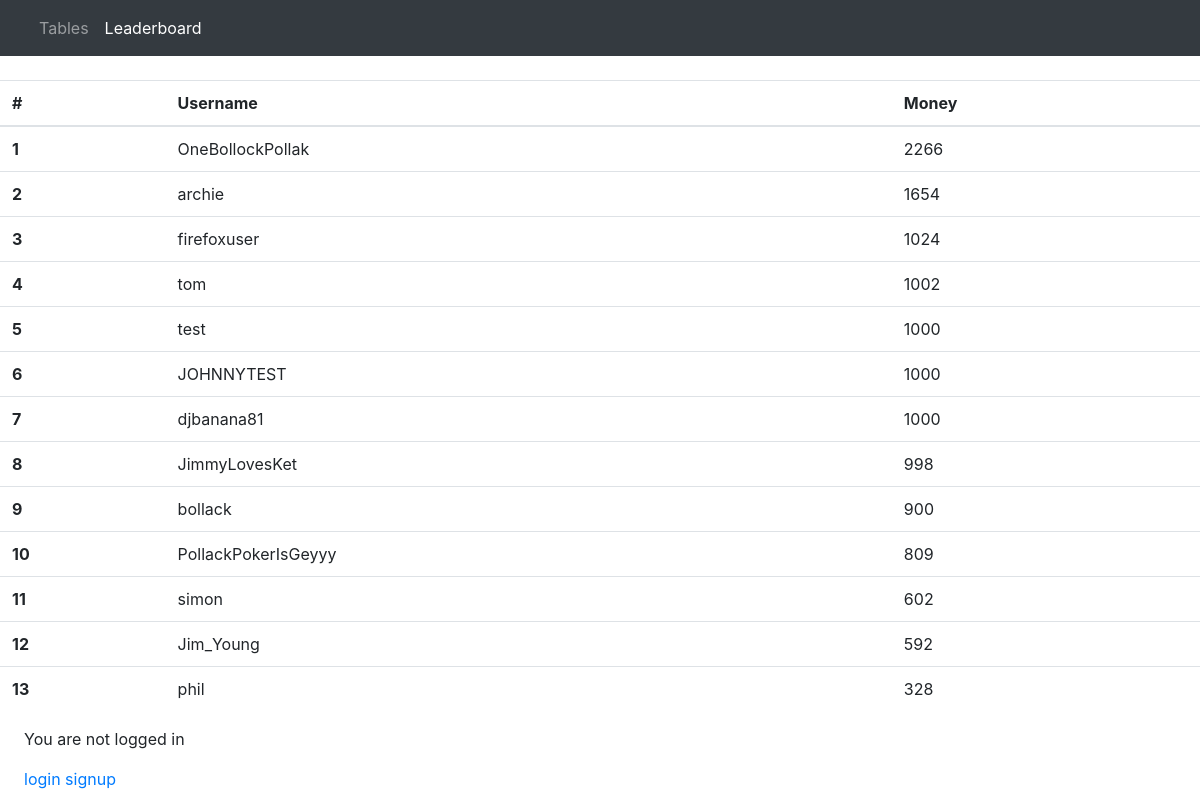
The app's page /leaderboard with its own data.
### accounts/models.py (models this page shows)
class CustomUser(AbstractUser):
    money = models.PositiveSmallIntegerField(default=1000)

### leaderboard/views.py (the view)
# urls.py: path('leaderboard', views.leaderboard, name='leaderboard'),
def leaderboard(request):
    users = CustomUser.objects.filter().values('username', 'money').order_by('-money')
    context = {
        'users': users
    }
    return render(request, 'leaderboard.html', context)

### tables/templatetags/tags.py (called while the page is built)
@register.simple_tag
def active(request, pattern):
    stringPattern = '^' + pattern + '$'
    if re.search(stringPattern, request.path):
        return 'nav-item active'
    return 'nav-item'

### templates/leaderboard.html
{% extends "base.html" %}
{% block pageContent %}
    <table class="table">
        <thead>
            <tr class='clickable-row' data-href='url://'>
                <th scope="col">#</th>
                <th scope="col">Username</th>
                <th scope="col">Money</th>
            </tr>
        </thead>
        <tbody>
            {% for player in users %}
                <tr onclick="window.location.href = '{% url 'profile' username=player.username %}';">
                    <th scope="row">{{ forloop.counter }}</th>
                    <td>{{ player.username }}</td>
                    <td>{{ player.money }}</td>
                </tr>
            {% endfor %}
        </tbody>
    </table>
{% endblock %}

### templates/base.html (shortened to what this page needs)
<head>
  <link href="https://stackpath.bootstrapcdn.com/bootstrap/4.3.1/css/bootstrap.min.css" rel="stylesheet">
</head>
{% load tags %}
{% url 'index' as index %}
{% url 'leaderboard' as leaderboard %}
{% url 'profile' username=user.username as profile %}
<nav class="navbar navbar-expand-sm bg-dark navbar-dark">
  <div class="container-fluid">
    <ul class="navbar-nav">
        <li class="{% active request index %}">
            <a class="nav-link" href="{{ index }}">Tables</a>
        </li>
        <li class="{% active request leaderboard %}">
            <a class="nav-link" href="{{ leaderboard }}">Leaderboard</a>
        </li>
      </ul>
    <ul class="nav navbar-nav navbar-right">
      <li class="{% active request profile %}">
          <a class="nav-link" href="{{ profile }}">{{ user.get_username }}</a>
      </li>
    </ul>
  </div>
</nav>
{% block pageContent %}{% endblock %}
{% if not user.is_authenticated %}
  <p class="ml-4">You are not logged in</p>
  <a class="ml-4" href="{% url 'login' %}">login</a>
  <a href="{% url 'signup' %}">signup</a>
{% else %}
  <p><a class="ml-4" href="{% url 'logout' %}">logout</a></p>
{% endif %}

### records on screen
CustomUser: username "OneBollockPollak", money "2266"
CustomUser: username "archie", money "1654"
CustomUser: username "firefoxuser", money "1024"
CustomUser: username "tom", money "1002"
CustomUser: username "test", money "1000"
CustomUser: username "JOHNNYTEST", money "1000"
CustomUser: username "djbanana81", money "1000"
CustomUser: username "JimmyLovesKet", money "998"
CustomUser: username "bollack", money "900"
CustomUser: username "PollackPokerIsGeyyy", money "809"
CustomUser: username "simon", money "602"
CustomUser: username "Jim_Young", money "592"
CustomUser: username "phil", money "328"
